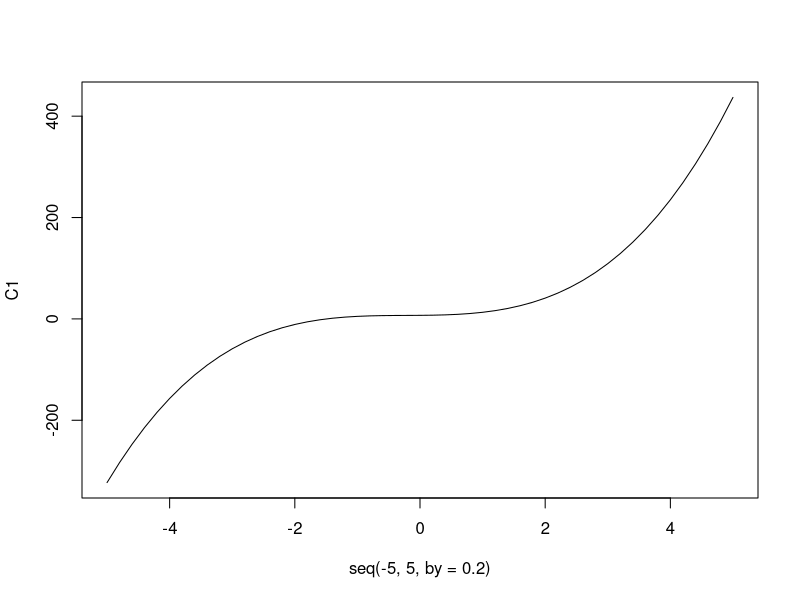

The R source for this figure: (Note: this script raises an error after producing the figure.)
#####################################################
#
# Functions in R
#
#####################################################

# Basic format for a function in R
# FunctionName <- function(Inputs)
# {
# Do stuff to Inputs to generate Outputs
# return (Outputs)
# }

Cubic1 <- function(x)
{
  Output1 <- 3*x^3 + 2*x^2 + 1*x + 7
  return(Output1)
}
Cubic1(3)

C1 <- Cubic1(seq(-5, 5, by = 0.2))
plot(seq(-5, 5, by = 0.2), C1, type = 'l')


Cubic1 <- function(x, a, b, c, d)
{
  Output1 <- a*x^3 + b*x^2 + c*x + d
  return(Output1)
}
Cubic1(3, a = 1, b = 1, c = 1, d = 1)

# Part 2

fun2 <- function(x)
{
  if(x < 0 | x > 1)
    res1 <- 0
  else
  res1 <- x^2*(1-x)^4
  
  return(res1)
}
fun2(5)
fun2(-1)
fun2(.5)
# Not work
# x1 <- seq(-1, 2, by = .01)
# fun2(x1)

fun3 <- function(x)
{
  n1 <- length(x) # Determine length of x
  res1 <- rep(0, n1) # Create a container to hold results
  for (i in 1:n1) # Loop through all x's
   {
    if(x[i] < 0 | x[i] > 1) # logic to determine bounds
      res1[i] <- 0 # if we are out of bounds
    else
      res1[i] <- x[i]^2*(1-x[i])^4 # calc the function
    }
  return(res1) # return the function
}
y1 <- fun3(x1)
plot(x1, y1, type = 'l')